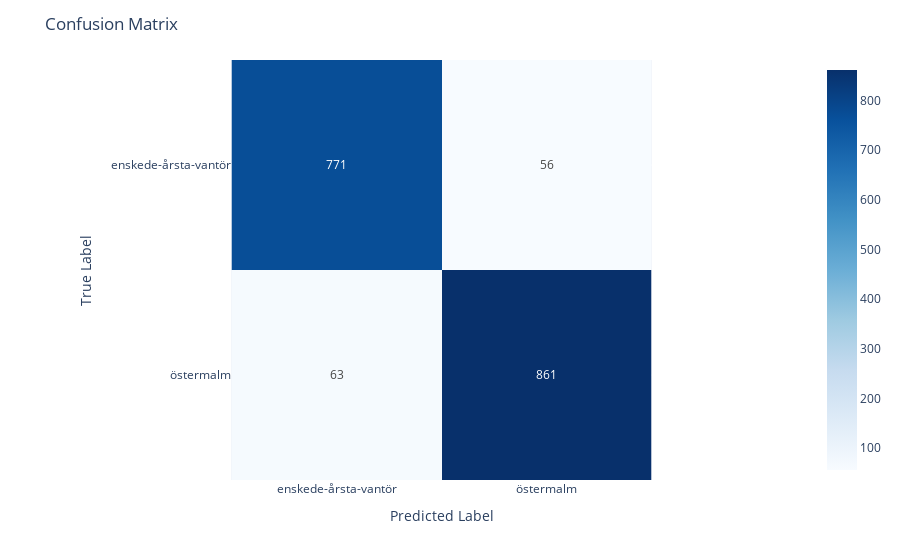

The notebook cell saved with this chart:
### Code cell
evaluate_model(df_extended, labels, 'model_GradientBoostingClassifier(random_state=42)_2y', add_features='y')

### Figure 1 — Plotly figure (JSON) as saved in the notebook; plotly's stock layout.template omitted (floating-point values rounded to 4 significant figures)
{"data": [{"coloraxis": "coloraxis", "hovertemplate": "x: %{x}<br>y: %{y}<br>color: %{z}<extra></extra>", "name": "0", "texttemplate": "%{z}", "type": "heatmap", "x": ["enskede-årsta-vantör", "östermalm"], "xaxis": "x", "y": ["enskede-årsta-vantör", "östermalm"], "yaxis": "y", "z": [[771, 56], [63, 861]]}], "layout": {"coloraxis": {"colorscale": [[0, "rgb(247,251,255)"], [0.125, "rgb(222,235,247)"], [0.25, "rgb(198,219,239)"], [0.375, "rgb(158,202,225)"], [0.5, "rgb(107,174,214)"], [0.625, "rgb(66,146,198)"], [0.75, "rgb(33,113,181)"], [0.875, "rgb(8,81,156)"], [1, "rgb(8,48,107)"]]}, "margin": {"t": 60}, "title": {"text": "Confusion Matrix"}, "xaxis": {"anchor": "y", "constrain": "domain", "domain": [0, 1], "scaleanchor": "y", "title": {"text": "Predicted Label"}}, "yaxis": {"anchor": "x", "autorange": "reversed", "constrain": "domain", "domain": [0, 1], "title": {"text": "True Label"}}}}
